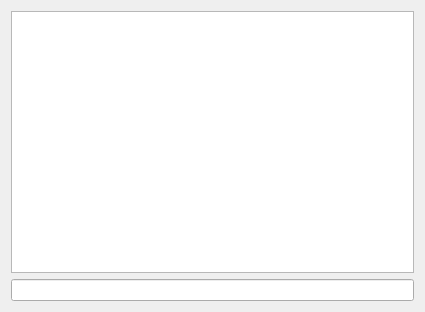
<?xml version="1.0" encoding="UTF-8"?>
<ui version="4.0">
 <class>WidgetShell</class>
 <widget class="QWidget" name="WidgetShell">
  <property name="geometry">
   <rect>
    <x>0</x>
    <y>0</y>
    <width>425</width>
    <height>312</height>
   </rect>
  </property>
  <property name="windowTitle">
   <string>Form</string>
  </property>
  <layout class="QVBoxLayout" name="verticalLayout">
   <item>
    <widget class="QTextBrowser" name="textCommandLog">
     <property name="font">
      <font>
       <family>Monospace</family>
      </font>
     </property>
    </widget>
   </item>
   <item>
    <widget class="CommandInput" name="textCommandInput"/>
   </item>
  </layout>
 </widget>
 <customwidgets>
  <customwidget>
   <class>CommandInput</class>
   <extends>QLineEdit</extends>
   <header>commandinput.h</header>
  </customwidget>
 </customwidgets>
 <resources/>
 <connections/>
</ui>
